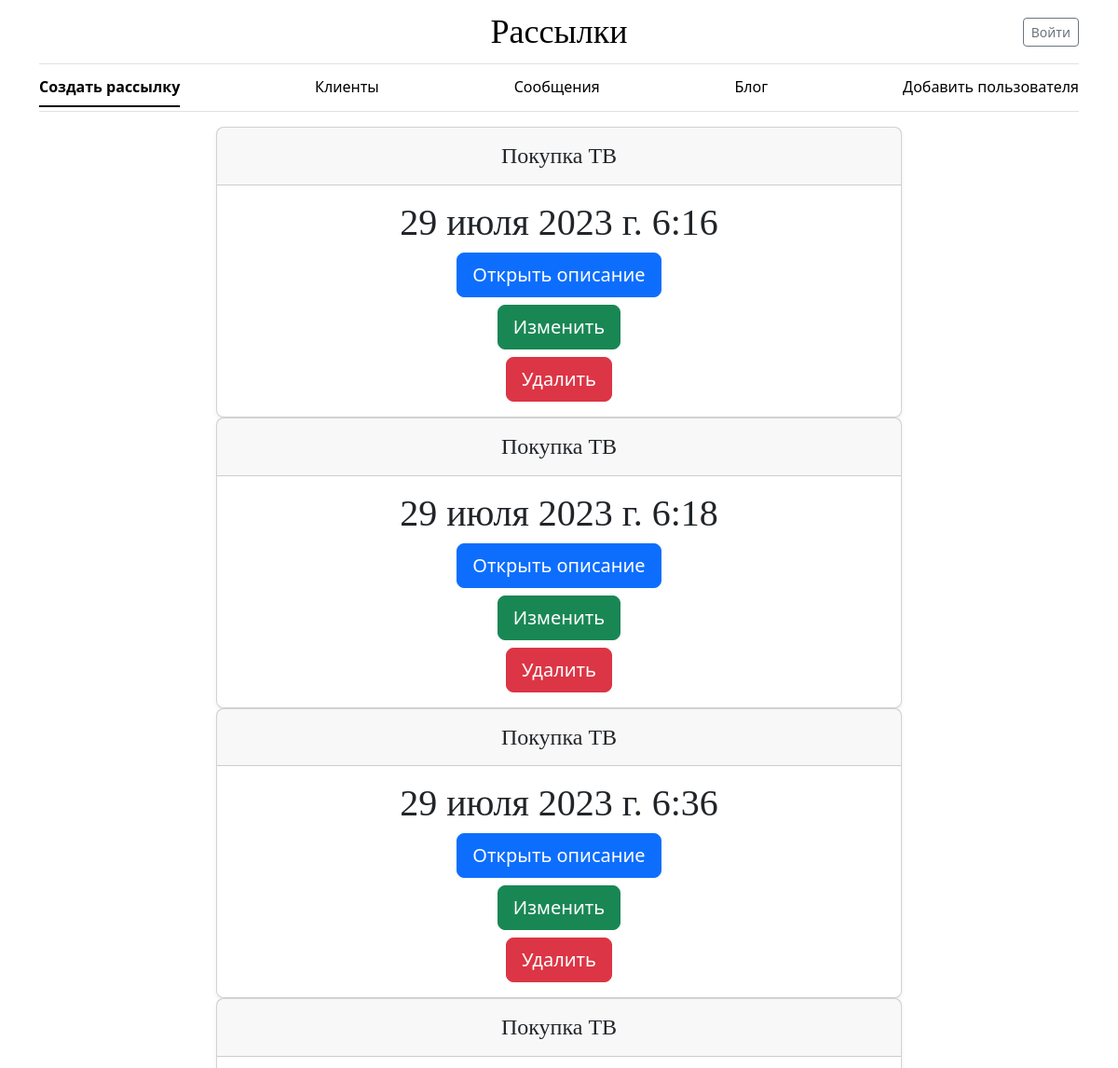
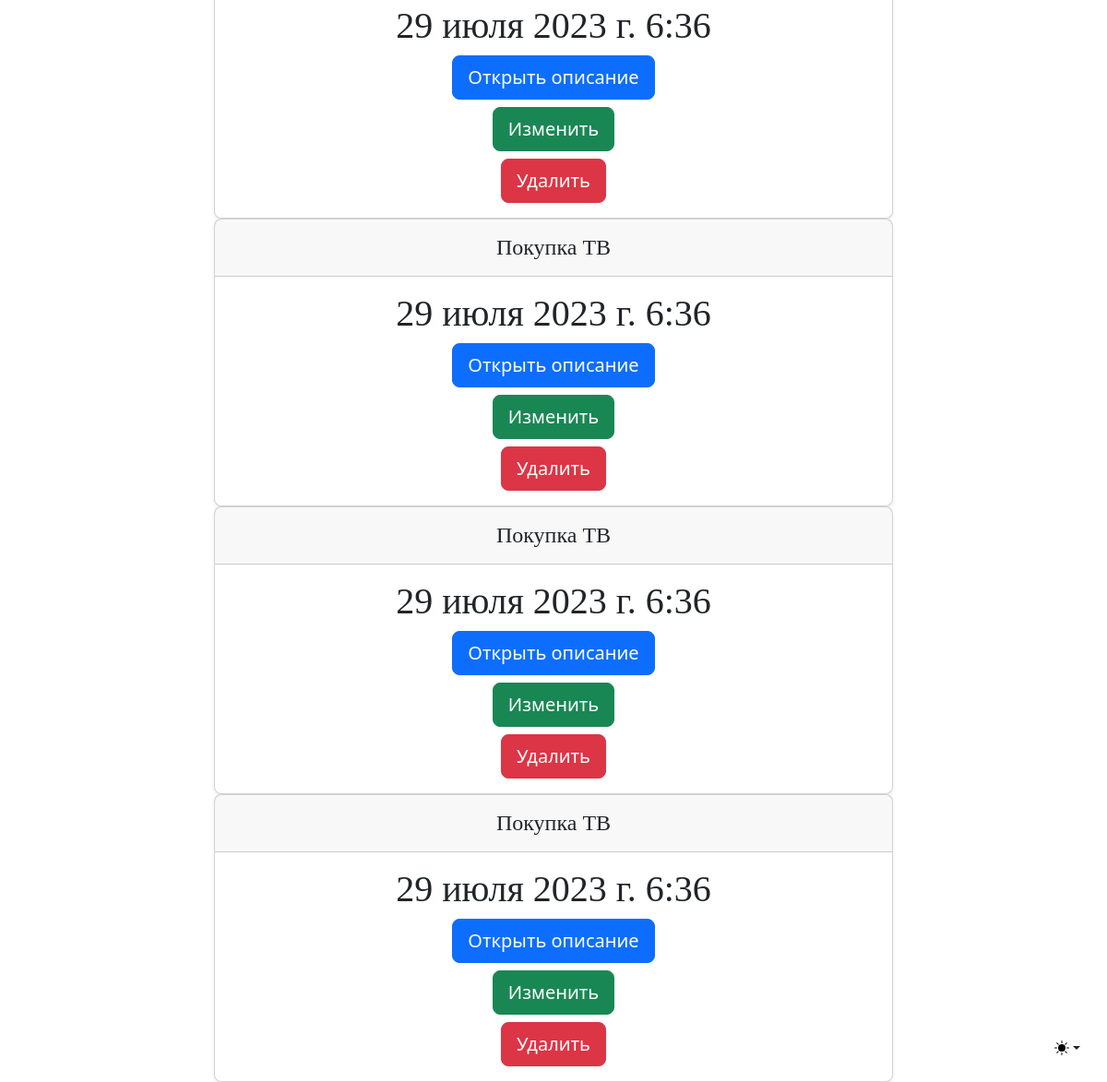
The app's page /, older data (2 pictures, top to bottom).
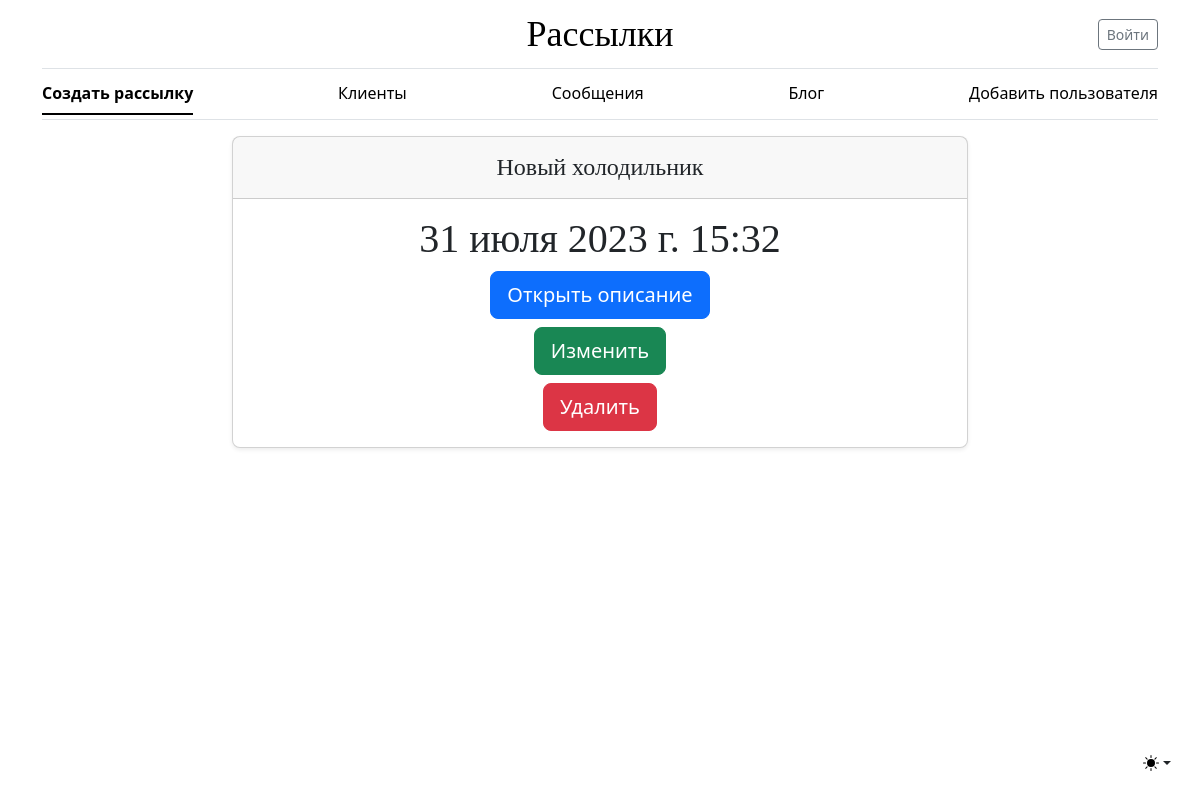
The same page, newer data.
### mailing/models.py (models this page shows)
class Setting(models.Model):
    FREQUENCY = [
        (None, 'Не указано'),
        ('OPD', 'Раз в день'),
        ('OPW', 'Раз в неделю'),
        ('OPM', 'Раз в месяц')
    ]
    STATUS = [
        (None, 'Не указано'),
        ('created', 'Создана'),
        ('active', 'Запущена'),
        ('closed', 'Завершена')
    ]
    client = models.ManyToManyField('Client', verbose_name="Клиент")
    message = models.ForeignKey('Message', on_delete=models.CASCADE, verbose_name='Сообщение')
    mailing_time = models.DateTimeField(default=timezone.now, verbose_name='Время отправки')
    frequency_mailing = models.CharField(max_length=3, choices=FREQUENCY,
                                         verbose_name='Переодичность отправки')
    mailing_status = models.CharField(max_length=7, choices=STATUS,
                                      verbose_name='Статус отправки')
    class Meta:
        verbose_name = 'Настройки публикации'
        verbose_name_plural = 'Настройки публикаций'

class Message(models.Model):
    subject_message = models.CharField(max_length=255, **NULLABLE,
                                       verbose_name='Тема сообщения')
    message = models.TextField(**NULLABLE, verbose_name='Сообщение')
    def __str__(self):
        return f'{self.subject_message}'
    class Meta:
        verbose_name = 'Сообщение'
        verbose_name_plural = 'Сообщения'

### mailing/views.py (the view)
# urls.py: path('', SettingListViews.as_view(), name='setting_list'),
class SettingListViews(ListView):
    model = Setting

### mailing/templates/mailing/setting_list.html (shortened to what this page needs)
{% extends 'mailing/base.html' %}
{% block content %}
    {% for object in object_list %}
<div class="container">
  <div class="row justify-content-md-center">
    <div class="col-8 text-center ">
        <div class="card mb-8 rounded-3 shadow-sm">
          <div class="card-header py-3 text-center">
            <h4 class="my-0 fw-normal">{{ object.message }}</h4>
          </div>
          <div class="card-body text-center">
            <h1 class="card-title pricing-card-title">{{ object.mailing_time }}</h1>
                <a class="btn btn-primary btn-lg" href="{% url 'mailing:setting_detail' object.pk %}" role="button">Открыть описание</a>
                <a class="btn btn-success btn-lg" href="{% url 'mailing:setting_update' object.pk %}" role="button">Изменить</a>
                <a class="btn btn-danger btn-lg" href="{% url 'mailing:setting_delete' object.pk %}" role="button">Удалить</a>
          </div>
        </div>
    </div>
  </div>
</div>
    {% endfor %}
{% endblock %}

### mailing/templates/mailing/base.html (shortened to what this page needs)
{% load static %}
<html lang="ru" data-bs-theme="auto">
  <head><script src="{% static 'js/color-modes.js' %}"></script>
<link href="{% static 'css/bootstrap.min.css' %}" rel="stylesheet">
    <link href="{% static 'css/blog.css' %}" rel="stylesheet">
  </head>
  <body>
    <div class="dropdown position-fixed bottom-0 end-0 mb-3 me-3 bd-mode-toggle">
      <button class="btn btn-bd-primary py-2 dropdown-toggle d-flex align-items-center"
              id="bd-theme"
              type="button"
              aria-expanded="false"
              data-bs-toggle="dropdown"
              aria-label="Toggle theme (auto)">
        <svg class="bi my-1 theme-icon-active" width="1em" height="1em"><use href="#circle-half"></use></svg>
      </button>
    </div>
<div class="container">
  <header class="border-bottom lh-1 py-3">
    <div class="row flex-nowrap justify-content-between align-items-center">
      <div class="col-4 pt-1">
      </div>
      <div class="col-4 text-center">
        <a class="blog-header-logo text-body-emphasis text-decoration-none" href="{% url 'mailing:setting_list' %}">Рассылки</a>
      </div>
      <div class="col-4 d-flex justify-content-end align-items-center">
        <a class="btn btn-sm btn-outline-secondary" href="#">Войти</a>
      </div>
    </div>
  </header>
  <div class="nav-scroller py-1 mb-3 border-bottom">
    <nav class="nav nav-underline justify-content-between">
      <a class="nav-item nav-link link-body-emphasis active" href="{% url 'mailing:setting_create' %}">Создать рассылку</a>
      <a class="nav-item nav-link link-body-emphasis" href="#">Клиенты</a>
      <a class="nav-item nav-link link-body-emphasis" href="#">Сообщения</a>
      <a class="nav-item nav-link link-body-emphasis" href="#">Блог</a>
      <a class="nav-item nav-link link-body-emphasis" href="#">Добавить пользователя</a>
    </nav>
  </div>
</div>
    {% block content %}
    {% endblock %}
</html>

### static/css/blog.css (style rules this page uses)
.blog-header-logo { font-family: "Playfair Display", Georgia, "Times New Roman", serif; font-size: 2.25rem; }
h1, h2, h3, h4, h5, h6 { font-family: "Playfair Display", Georgia, "Times New Roman", serif; }

Row changes from the older to the newer data that the page shows:
removed Setting: message "Покупка ТВ", mailing_time "29 июля 2023 г. 6:16"
removed Setting: message "Покупка ТВ", mailing_time "29 июля 2023 г. 6:18"
removed Setting: message "Покупка ТВ", mailing_time "29 июля 2023 г. 6:36"
removed Setting: message "Покупка ТВ", mailing_time "29 июля 2023 г. 6:36"
removed Setting: message "Покупка ТВ", mailing_time "29 июля 2023 г. 6:36"
removed Setting: message "Покупка ТВ", mailing_time "29 июля 2023 г. 6:36"
removed Setting: message "Покупка ТВ", mailing_time "29 июля 2023 г. 6:36"
added Setting: message "Новый холодильник", mailing_time "31 июля 2023 г. 15:32"
